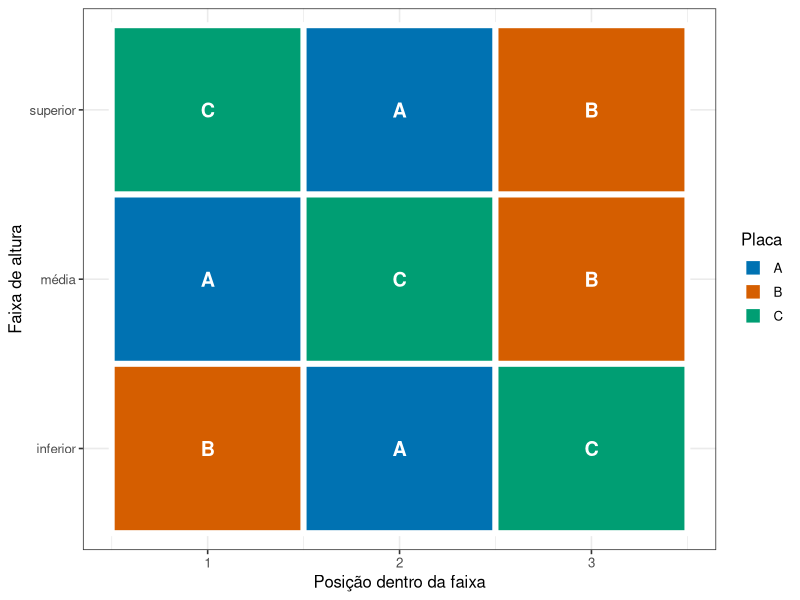
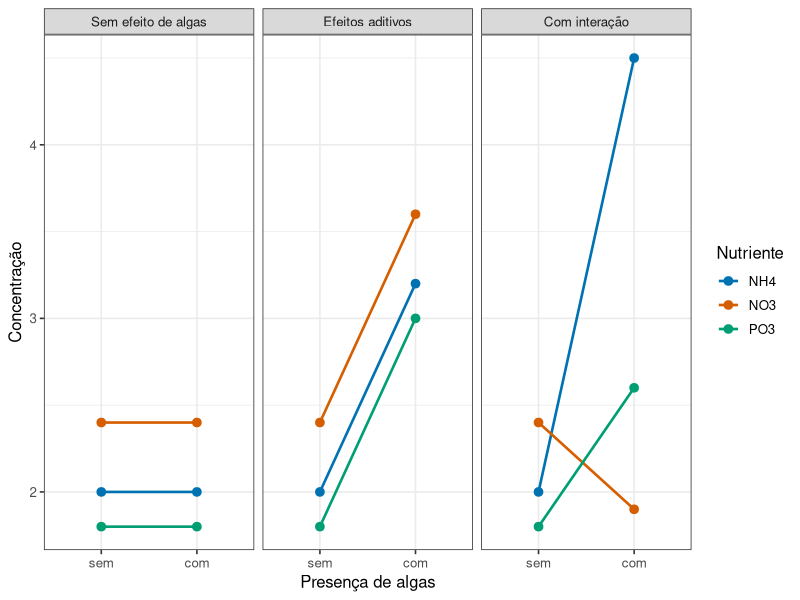

Generate these figures, in order, with R:
## ---- chunk 1
#| include: false
library(tidyverse)
theme_set(theme_bw(base_size = 12))
## ---- chunk 2
#| echo: false
#| label: fig-blocos-alocacao
#| fig-cap: "Alocação em três blocos de altura. Dentro de cada faixa, os três tipos de placa aparecem uma vez, em posições sorteadas."
#| fig-alt: "Diagrama com três faixas horizontais empilhadas, representando as alturas inferior, média e superior do costão. Em cada faixa há três quadrados coloridos, um para cada tipo de placa, em ordem diferente entre as faixas."
#| fig-height: 3

aloc <- tibble(
  bloco = rep(c("superior", "média", "inferior"), each = 3),
  posicao = rep(1:3, times = 3),
  placa = c("C", "A", "B", "A", "C", "B", "B", "A", "C")
) |>
  mutate(bloco = fct_relevel(bloco, "inferior", "média", "superior"))

ggplot(aloc, aes(x = posicao, y = bloco, fill = placa)) +
  geom_tile(colour = "white", linewidth = 2) +
  geom_text(aes(label = placa), colour = "white", size = 5, fontface = "bold") +
  scale_fill_manual(values = c(A = "#0072B2", B = "#D55E00", C = "#009E73")) +
  labs(x = "Posição dentro da faixa", y = "Faixa de altura", fill = "Placa") +
  scale_x_continuous(breaks = 1:3)
## ---- chunk 3
#| echo: false
#| label: fig-blocos-interacao
#| fig-cap: "Três resultados possíveis em um experimento fatorial. Cada ponto é a média de uma combinação; as linhas ligam as médias de um mesmo nutriente."
#| fig-alt: "Três painéis lado a lado. No primeiro as linhas são horizontais e sobrepostas; no segundo são paralelas e deslocadas; no terceiro se cruzam."
#| fig-height: 3.4

cenarios <- bind_rows(
  tibble(cenario = "Sem efeito de algas",
         algas = rep(c("sem", "com"), each = 3), nutriente = rep(c("NH4","NO3","PO3"), 2),
         resposta = c(2, 2.4, 1.8,  2, 2.4, 1.8)),
  tibble(cenario = "Efeitos aditivos",
         algas = rep(c("sem", "com"), each = 3), nutriente = rep(c("NH4","NO3","PO3"), 2),
         resposta = c(2, 2.4, 1.8,  3.2, 3.6, 3.0)),
  tibble(cenario = "Com interação",
         algas = rep(c("sem", "com"), each = 3), nutriente = rep(c("NH4","NO3","PO3"), 2),
         resposta = c(2, 2.4, 1.8,  4.5, 1.9, 2.6))
) |>
  mutate(
    algas = fct_relevel(algas, "sem"),
    cenario = fct_relevel(cenario, "Sem efeito de algas", "Efeitos aditivos")
  )

ggplot(cenarios, aes(x = algas, y = resposta, colour = nutriente, group = nutriente)) +
  geom_line(linewidth = 0.9) +
  geom_point(size = 2.6) +
  facet_wrap(~ cenario) +
  scale_colour_manual(values = c(NH4 = "#0072B2", NO3 = "#D55E00", PO3 = "#009E73")) +
  labs(x = "Presença de algas", y = "Concentração", colour = "Nutriente")
